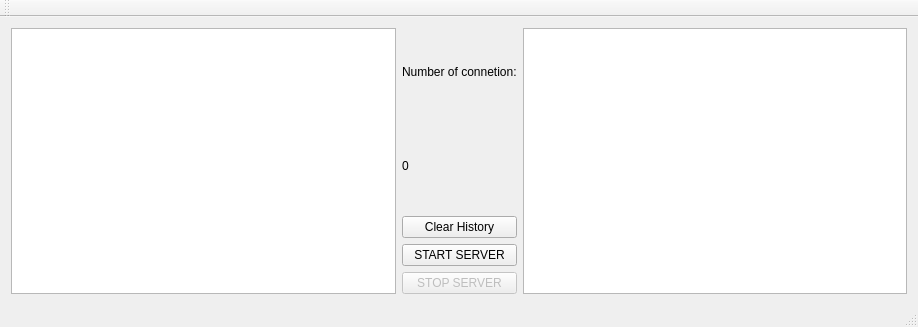
<?xml version="1.0" encoding="UTF-8"?>
<ui version="4.0">
 <class>MainWindow_server</class>
 <widget class="QMainWindow" name="MainWindow_server">
  <property name="geometry">
   <rect>
    <x>0</x>
    <y>0</y>
    <width>918</width>
    <height>327</height>
   </rect>
  </property>
  <property name="windowTitle">
   <string>MainWindow</string>
  </property>
  <widget class="QWidget" name="centralWidget">
   <layout class="QGridLayout" name="gridLayout">
    <item row="0" column="0">
     <layout class="QHBoxLayout" name="horizontalLayout_2">
      <item>
       <layout class="QVBoxLayout" name="verticalLayout_3">
        <item>
         <widget class="QListWidget" name="list_player"/>
        </item>
       </layout>
      </item>
      <item>
       <layout class="QVBoxLayout" name="verticalLayout">
        <item>
         <widget class="QLabel" name="text_info">
          <property name="text">
           <string>Number of connetion:</string>
          </property>
         </widget>
        </item>
        <item>
         <widget class="QLabel" name="data_numbers">
          <property name="text">
           <string>0</string>
          </property>
         </widget>
        </item>
        <item>
         <widget class="QPushButton" name="pushButton">
          <property name="text">
           <string>Clear History</string>
          </property>
         </widget>
        </item>
        <item>
         <widget class="QPushButton" name="button_start_server">
          <property name="text">
           <string>START SERVER</string>
          </property>
         </widget>
        </item>
        <item>
         <widget class="QPushButton" name="button_stop_server">
          <property name="enabled">
           <bool>false</bool>
          </property>
          <property name="text">
           <string>STOP SERVER</string>
          </property>
         </widget>
        </item>
       </layout>
      </item>
      <item>
       <layout class="QHBoxLayout" name="horizontalLayout">
        <item>
         <widget class="QListWidget" name="list_debug"/>
        </item>
       </layout>
      </item>
     </layout>
    </item>
   </layout>
  </widget>
  <widget class="QMenuBar" name="menuBar">
   <property name="geometry">
    <rect>
     <x>0</x>
     <y>0</y>
     <width>918</width>
     <height>21</height>
    </rect>
   </property>
  </widget>
  <widget class="QToolBar" name="mainToolBar">
   <attribute name="toolBarArea">
    <enum>TopToolBarArea</enum>
   </attribute>
   <attribute name="toolBarBreak">
    <bool>false</bool>
   </attribute>
  </widget>
  <widget class="QStatusBar" name="statusBar"/>
 </widget>
 <layoutdefault spacing="6" margin="11"/>
 <resources/>
 <connections/>
</ui>
